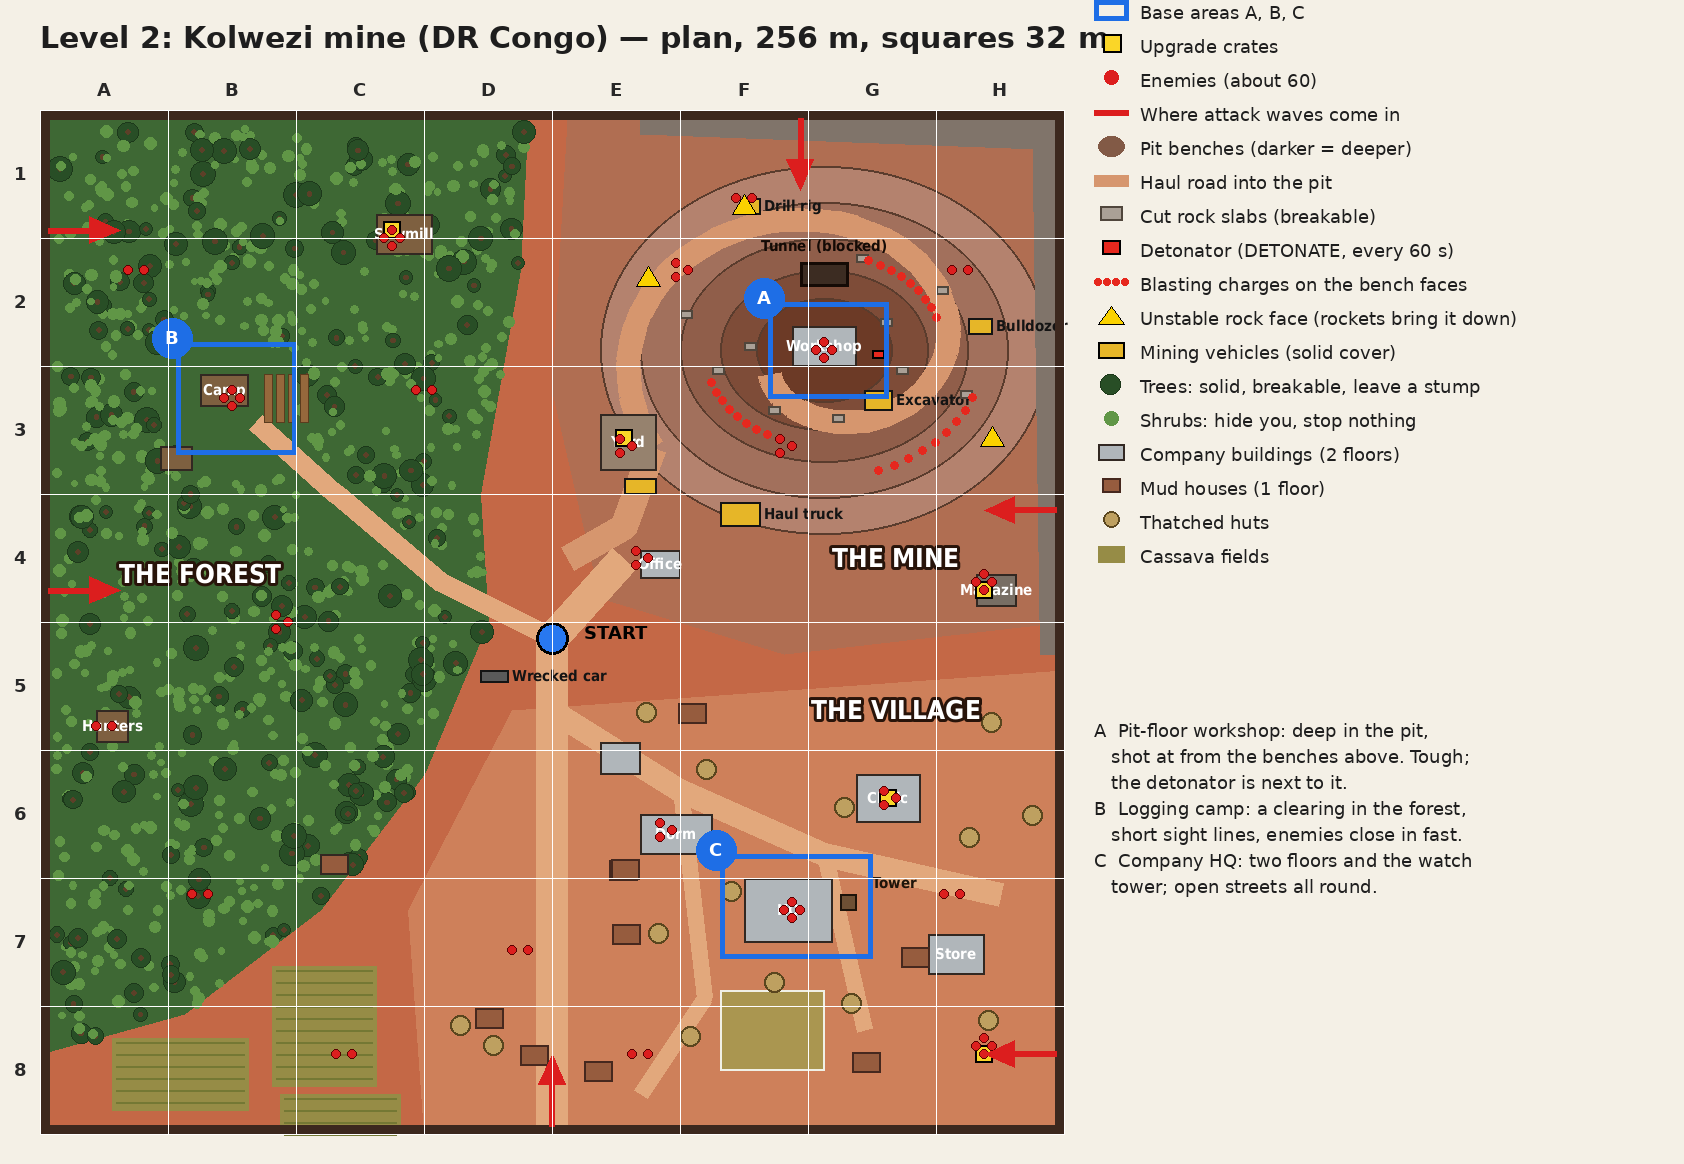

Write Python code to recreate this figure.
"""Draws the Level 2 (mining site, DR Congo) layout plan: docs/kolwezi_layout.png. 1 m = S pixels.

    python3 docs/kolwezi_layout.py
"""
import math, random, os
from PIL import Image, ImageDraw, ImageFont

S = 4                      # pixels per metre
W = 256                    # level size in metres
M = 40                     # margin for grid labels
LEG = 600                  # legend width
HEAD = 70
IMG_W, IMG_H = M + W * S + 20 + LEG, HEAD + M + W * S + 30
F = '/usr/share/fonts/truetype/dejavu/'
f_s = ImageFont.truetype(F + 'DejaVuSans.ttf', 15)
f_m = ImageFont.truetype(F + 'DejaVuSans.ttf', 18)
f_b = ImageFont.truetype(F + 'DejaVuSans-Bold.ttf', 18)
f_bs = ImageFont.truetype(F + 'DejaVuSansCondensed-Bold.ttf', 15)
f_t = ImageFont.truetype(F + 'DejaVuSans-Bold.ttf', 30)
f_xl = ImageFont.truetype(F + 'DejaVuSansCondensed-Bold.ttf', 26)

img = Image.new('RGB', (IMG_W, IMG_H), (244, 240, 230))
d = ImageDraw.Draw(img)
OX, OY = M, HEAD + M
P = lambda x, z: (OX + x * S, OY + z * S)
def R(x0, z0, x1, z1): return [*P(x0, z0), *P(x1, z1)]
rnd = random.Random(5)

LATERITE = (196, 104, 70)
LAT_DARK = (160, 80, 52)
JUNGLE = (62, 104, 52)
JUNGLE_D = (40, 78, 38)
ROCK = (128, 116, 106)

# ---------------- ground ----------------
d.rectangle(R(0, 0, W, W), fill=LATERITE)
# forest: west and north-west
forest = [P(0, 0), P(122, 0), P(120, 40), P(110, 96), P(112, 128), P(96, 166), P(70, 200), P(36, 226), P(0, 236)]
d.polygon(forest, fill=JUNGLE)
# mine area: north-east, bare rock and spoil
d.polygon([P(132, 0), P(W, 0), P(W, 128), P(186, 136), P(140, 122), P(128, 70)], fill=(176, 110, 82))

# the pit: four benches (darker = deeper), 2.5 m each, floor 10 m down
CX, CZ = 196, 60
for k, (rx, rz) in enumerate([(56, 46), (46, 37), (36, 28), (26, 20), (17, 13)]):
    sh = 150 - k * 18
    d.ellipse(R(CX - rx, CZ - rz, CX + rx, CZ + rz), fill=(sh + 30, sh - 20, sh - 40), outline=(90, 60, 45), width=2)
# haul road: from the south-west rim spiralling down to the floor
haul = []
for i in range(60):
    a = math.radians(215 - i * 6.2)      # clockwise from south-west
    rf = 52 - i * 0.62
    haul.append(P(CX + math.cos(a) * rf, CZ - math.sin(a) * rf * 0.82))
d.line([P(132, 112), P(146, 104)] + haul[:1], fill=(214, 150, 110), width=7 * S, joint='curve')
d.line(haul, fill=(214, 150, 110), width=6 * S, joint='curve')
# rock walls around the north and east edges (map boundary)
d.polygon([P(150, 0), P(W, 0), P(W, 10), P(150, 6)], fill=ROCK)
d.polygon([P(W - 8, 0), P(W, 0), P(W, 136), P(W - 6, 136)], fill=ROCK)

# village ground (packed red earth, a little lighter) south-east
d.polygon([P(118, 150), P(W, 140), P(W, W), P(96, W), P(92, 200)], fill=(206, 128, 90))
# cassava fields south-west between forest and village
for x0, z0, w, h in [(18, 232, 34, 18), (58, 214, 26, 30), (60, 246, 30, 10)]:
    d.rectangle(R(x0, z0, x0 + w, z0 + h), fill=(150, 140, 70))
    for k in range(0, h, 3):
        d.line([P(x0 + 1, z0 + k + 1), P(x0 + w - 1, z0 + k + 1)], fill=(116, 120, 52), width=2)

# trees (solid trunks, breakable) and shrubs (hide you, stop nothing)
def in_forest(x, z):
    from PIL import ImageDraw as _
    return poly_contains(forest_pts, x, z)
forest_pts = [(0, 0), (122, 0), (120, 40), (110, 96), (112, 128), (96, 166), (70, 200), (36, 226), (0, 236)]
def poly_contains(pts, x, z):
    inside = False
    for (x1, z1), (x2, z2) in zip(pts, pts[1:] + pts[:1]):
        if (z1 > z) != (z2 > z) and x < (x2 - x1) * (z - z1) / (z2 - z1) + x1:
            inside = not inside
    return inside
clear = [(46, 72, 18), (128, 132, 14)]   # logging camp clearing, start junction
def cleared(x, z):
    return any(math.hypot(x - a, z - b) < r for a, b, r in clear) or abs(z - (0.42 * x + 112) * 0 - 132) < 4 and x > 40 and False
logging_road = [(128, 132), (100, 118), (74, 96), (54, 78)]
def near_road(x, z, pts, w):
    for (x1, z1), (x2, z2) in zip(pts, pts[1:]):
        dx, dz = x2 - x1, z2 - z1
        t = max(0, min(1, ((x - x1) * dx + (z - z1) * dz) / (dx * dx + dz * dz)))
        if math.hypot(x - x1 - t * dx, z - z1 - t * dz) < w: return True
    return False
for _ in range(1200):
    x, z = rnd.uniform(4, 124), rnd.uniform(4, 236)
    if not poly_contains(forest_pts, x, z) or cleared(x, z) or near_road(x, z, logging_road, 5): continue
    if rnd.random() < 0.25:
        r = rnd.uniform(1.6, 3.2)
        d.ellipse(R(x - r, z - r, x + r, z + r), fill=JUNGLE_D, outline=(28, 56, 26))
        d.ellipse(R(x - 0.6, z - 0.6, x + 0.6, z + 0.6), fill=(92, 64, 40))
    else:
        r = rnd.uniform(0.8, 1.5)
        d.ellipse(R(x - r, z - r, x + r, z + r), fill=(96, 150, 70))

# ---------------- roads ----------------
DIRT = (226, 168, 124)
def road(pts, w, col=DIRT):
    d.line([P(*p) for p in pts], fill=col, width=int(w * S), joint='curve')
road([(128, 256), (128, 180), (128, 132)], 8)                        # main road in from the south
road([(128, 132), (146, 112)], 8)                                    # to the mine
road(logging_road, 5)                                               # logging road (forest)
road([(128, 150), (160, 170), (196, 186), (240, 196)], 6)            # village street
road([(160, 170), (166, 222), (150, 246)], 4)
road([(196, 186), (206, 230)], 4)

# ---------------- buildings ----------------
def bld(x0, z0, w, h, col, label=None, fs=None):
    d.rectangle(R(x0, z0, x0 + w, z0 + h), fill=col, outline=(50, 40, 34), width=2)
    if label: d.text(P(x0 + w / 2, z0 + h / 2), label, fill=(255, 255, 255), font=fs or f_bs, anchor='mm')
COMPANY, MUD, HUT = (176, 182, 186), (150, 92, 62), (190, 160, 96)
# village: company buildings (2 floors)
bld(176, 192, 22, 16, COMPANY, 'HQ')                  # company HQ (base C)
bld(204, 166, 16, 12, COMPANY, 'Clinic')
bld(150, 176, 18, 10, COMPANY, 'Dorm')
bld(222, 206, 14, 10, COMPANY, 'Store')
bld(140, 158, 10, 8, COMPANY)
# watch tower
d.rectangle(R(200, 196, 204, 200), fill=(110, 80, 52), outline=(30, 20, 10), width=2)
d.text(P(208, 191), 'Tower', fill=(30, 20, 10), font=f_bs)
# football pitch
d.rectangle(R(170, 220, 196, 240), fill=(170, 150, 80), outline=(240, 240, 230), width=2)
# mud houses and huts all round
for _ in range(400):
    x, z = rnd.uniform(100, 250), rnd.uniform(146, 252)
    if x < 120 and z < 190: continue
    if any(a - 3 < x < b + 3 and c - 3 < z < e + 3 for a, c, b, e in [(176, 192, 198, 208), (204, 166, 220, 178), (150, 176, 168, 186), (222, 206, 236, 216), (170, 220, 196, 240), (140, 158, 150, 166)]):
        continue
    if near_road(x, z, [(128, 256), (128, 132)], 7) or near_road(x, z, [(128, 150), (160, 170), (196, 186), (240, 196)], 6): continue
    if rnd.random() < 0.08:
        if rnd.random() < 0.5:
            d.rectangle(R(x, z, x + 7, z + 5), fill=MUD, outline=(70, 40, 30), width=2)
        else:
            d.ellipse(R(x, z, x + 5, z + 5), fill=HUT, outline=(90, 70, 30), width=2)
# forest: logging camp (base B) and sawmill
bld(40, 66, 12, 8, (126, 96, 64), 'Camp')
bld(30, 84, 8, 6, (126, 96, 64))
for k in range(4): d.rectangle(R(56 + k * 3, 66, 58 + k * 3, 78), fill=(150, 104, 60), outline=(90, 60, 30))   # log stacks
bld(84, 26, 14, 10, (126, 96, 64), 'Sawmill')
bld(14, 150, 8, 8, (126, 96, 64), 'Hunters')
bld(70, 186, 7, 5, MUD)
# mine: workshop on the pit floor (base A), site office, magazine, equipment yard
bld(188, 54, 16, 10, COMPANY, 'Workshop')
bld(150, 110, 10, 7, COMPANY, 'Office')
bld(234, 116, 10, 8, (120, 110, 100), 'Magazine')
bld(140, 76, 14, 14, (150, 130, 110), 'Yard')
# tunnel portal (blocked) on the north pit wall at floor level
d.rectangle(R(190, 38, 202, 44), fill=(60, 44, 34), outline=(20, 10, 5), width=3)
d.text(P(196, 34), 'Tunnel (blocked)', fill=(20, 10, 5), font=f_bs, anchor='mm')

# vehicles and equipment
def veh(x, z, w, h, col, label):
    d.rectangle(R(x, z, x + w, z + h), fill=col, outline=(20, 20, 20), width=2)
    d.text(P(x + w + 1, z + h / 2), label, fill=(20, 20, 20), font=f_bs, anchor='lm')
YEL = (230, 182, 40)
veh(170, 98, 10, 6, YEL, 'Haul truck')
veh(206, 70, 7, 5, YEL, 'Excavator')
veh(232, 52, 6, 4, YEL, 'Bulldozer')
veh(176, 22, 4, 4, YEL, 'Drill rig')
veh(146, 92, 8, 4, YEL, '')
veh(110, 140, 7, 3, (90, 90, 90), 'Wrecked car')
# cut rock slabs (breakable cover) in the pit
for x, z in [(182, 74), (210, 52), (176, 58), (214, 64), (198, 76), (168, 64), (224, 44), (204, 36), (160, 50), (230, 70)]:
    d.rectangle(R(x, z, x + 3, z + 2), fill=(170, 160, 150), outline=(80, 70, 60), width=2)
# blasting: detonator, charge lines on the bench faces, unstable faces
d.rectangle(R(208, 60, 211, 62), fill=(230, 40, 30), outline=(0, 0, 0), width=2)
for a0, a1, r in [(200, 250, 30), (290, 340, 40), (20, 70, 30)]:
    for a in range(a0, a1, 6):
        x, z = CX + math.cos(math.radians(a)) * r, CZ - math.sin(math.radians(a)) * r * 0.8
        d.ellipse(R(x - 1, z - 1, x + 1, z + 1), fill=(230, 40, 30))
for x, z in [(152, 42), (238, 82), (176, 24)]:
    d.polygon([P(x, z - 3), P(x + 3, z + 2), P(x - 3, z + 2)], fill=(250, 210, 0), outline=(0, 0, 0))

# boundary
d.rectangle(R(0, 0, W, W), outline=(60, 40, 30), width=10)

# ---------------- base areas ----------------
def base_area(x0, z0, x1, z1, letter):
    d.rectangle(R(x0, z0, x1, z1), outline=(30, 110, 230), width=5)
    d.ellipse(R(x0 - 6, z0 - 6, x0 + 4, z0 + 4), fill=(30, 110, 230))
    d.text(P(x0 - 1, z0 - 1), letter, fill=(255, 255, 255), font=f_b, anchor='mm')
base_area(182, 48, 212, 72, 'A')
base_area(34, 58, 64, 86, 'B')
base_area(170, 186, 208, 212, 'C')

# ---------------- crates (yellow), enemies (red), waves (arrows), start ----------------
crates = [('Ammunition', 236, 120), ('Construction', 146, 82), ('Construction', 88, 30), ('Medical', 212, 172), ('Armour', 236, 236)]
for name, x, z in crates:
    d.rectangle(R(x - 2.2, z - 2.2, x + 2.2, z + 2.2), fill=(250, 214, 40), outline=(0, 0, 0), width=2)
groups = [(196, 60, 4), (186, 84, 3), (230, 40, 2), (160, 40, 3), (236, 118, 4), (150, 112, 3), (146, 84, 3), (176, 22, 2),
          (48, 72, 4), (88, 32, 4), (24, 40, 2), (60, 128, 3), (16, 154, 2), (96, 70, 2), (40, 196, 2),
          (188, 200, 4), (212, 172, 3), (236, 234, 4), (156, 180, 3), (150, 236, 2), (228, 196, 2), (120, 210, 2), (76, 236, 2)]
for x, z, n in groups:
    for k in range(n):
        a = k * 2 * math.pi / n
        d.ellipse(R(x + math.cos(a) * 2 - 1.2, z + math.sin(a) * 2 - 1.2, x + math.cos(a) * 2 + 1.2, z + math.sin(a) * 2 + 1.2), fill=(220, 30, 30), outline=(90, 0, 0))
def arrow(x, z, dx, dz):
    x1, z1 = x + dx * 14, z + dz * 14
    d.line([P(x, z), P(x1, z1)], fill=(220, 30, 30), width=6)
    a = math.atan2(dz, dx)
    d.polygon([P(x1 + math.cos(a) * 4, z1 + math.sin(a) * 4), P(x1 + math.cos(a + 2.4) * 5, z1 + math.sin(a + 2.4) * 5), P(x1 + math.cos(a - 2.4) * 5, z1 + math.sin(a - 2.4) * 5)], fill=(220, 30, 30))
for x, z, dx, dz in [(190, 2, 0, 1), (254, 100, -1, 0), (2, 30, 1, 0), (2, 120, 1, 0), (128, 254, 0, -1), (254, 236, -1, 0)]:
    arrow(x, z, dx, dz)
d.ellipse(R(124, 128, 132, 136), fill=(40, 120, 240), outline=(0, 0, 0), width=3)
d.text(P(136, 128), 'START', fill=(0, 0, 0), font=f_b)

# zone names
for txt, x, z in [('THE MINE', 214, 112), ('THE FOREST', 40, 116), ('THE VILLAGE', 214, 150)]:
    d.text(P(x, z), txt, fill=(255, 255, 255), font=f_xl, anchor='mm', stroke_width=3, stroke_fill=(40, 20, 10))

# ---------------- grid ----------------
for i in range(9):
    d.line([P(i * 32, 0), P(i * 32, W)], fill=(255, 255, 255), width=1)
    d.line([P(0, i * 32), P(W, i * 32)], fill=(255, 255, 255), width=1)
for i in range(8):
    d.text((OX + (i * 32 + 16) * S, OY - 20), 'ABCDEFGH'[i], fill=(40, 40, 40), font=f_b, anchor='mm')
    d.text((OX - 20, OY + (i * 32 + 16) * S), str(i + 1), fill=(40, 40, 40), font=f_b, anchor='mm')

d.text((M, 20), 'Level 2: Kolwezi mine (DR Congo) — plan, 256 m, squares 32 m', fill=(30, 30, 30), font=f_t)

# ---------------- legend ----------------
LX, LY = OX + W * S + 30, OY + 10
def li(y, draw, text):
    draw(LX, y); d.text((LX + 46, y + 2), text, fill=(30, 30, 30), font=f_m)
li(0, lambda x, y: d.rectangle([x, y, x + 34, y + 20], outline=(30, 110, 230), width=5), 'Base areas A, B, C')
li(34, lambda x, y: d.rectangle([x + 9, y, x + 27, y + 18], fill=(250, 214, 40), outline=(0, 0, 0), width=2), 'Upgrade crates')
li(68, lambda x, y: d.ellipse([x + 10, y + 2, x + 24, y + 16], fill=(220, 30, 30)), 'Enemies (about 60)')
li(102, lambda x, y: d.line([x, y + 10, x + 34, y + 10], fill=(220, 30, 30), width=6), 'Where attack waves come in')
li(136, lambda x, y: d.ellipse([x + 4, y, x + 30, y + 20], fill=(130, 90, 70)), 'Pit benches (darker = deeper)')
li(170, lambda x, y: d.line([x, y + 10, x + 34, y + 10], fill=(214, 150, 110), width=12), 'Haul road into the pit')
li(204, lambda x, y: d.rectangle([x + 6, y + 2, x + 28, y + 16], fill=(170, 160, 150), outline=(80, 70, 60), width=2), 'Cut rock slabs (breakable)')
li(238, lambda x, y: d.rectangle([x + 8, y + 2, x + 26, y + 16], fill=(230, 40, 30), outline=(0, 0, 0), width=2), 'Detonator (DETONATE, every 60 s)')
li(272, lambda x, y: [d.ellipse([x + k * 9, y + 6, x + k * 9 + 7, y + 13], fill=(230, 40, 30)) for k in range(4)], 'Blasting charges on the bench faces')
li(306, lambda x, y: d.polygon([(x + 17, y), (x + 30, y + 18), (x + 4, y + 18)], fill=(250, 210, 0), outline=(0, 0, 0)), 'Unstable rock face (rockets bring it down)')
li(340, lambda x, y: d.rectangle([x + 4, y + 2, x + 30, y + 18], fill=YEL, outline=(0, 0, 0), width=2), 'Mining vehicles (solid cover)')
li(374, lambda x, y: d.ellipse([x + 6, y, x + 26, y + 20], fill=JUNGLE_D, outline=(28, 56, 26)), 'Trees: solid, breakable, leave a stump')
li(408, lambda x, y: d.ellipse([x + 10, y + 3, x + 24, y + 17], fill=(96, 150, 70)), 'Shrubs: hide you, stop nothing')
li(442, lambda x, y: d.rectangle([x + 4, y + 2, x + 30, y + 18], fill=COMPANY, outline=(50, 40, 34), width=2), 'Company buildings (2 floors)')
li(476, lambda x, y: d.rectangle([x + 8, y + 2, x + 26, y + 16], fill=MUD, outline=(70, 40, 30), width=2), 'Mud houses (1 floor)')
li(510, lambda x, y: d.ellipse([x + 9, y + 1, x + 25, y + 17], fill=HUT, outline=(90, 70, 30), width=2), 'Thatched huts')
li(544, lambda x, y: d.rectangle([x + 4, y + 2, x + 30, y + 18], fill=(150, 140, 70)), 'Cassava fields')

notes = [
    'A  Pit-floor workshop: deep in the pit,',
    '   shot at from the benches above. Tough;',
    '   the detonator is next to it.',
    'B  Logging camp: a clearing in the forest,',
    '   short sight lines, enemies close in fast.',
    'C  Company HQ: two floors and the watch',
    '   tower; open streets all round.',
]
for i, t in enumerate(notes):
    d.text((LX, LY + 600 + i * 26), t, fill=(30, 30, 30), font=f_m)

img.save(os.path.join(os.path.dirname(__file__), 'kolwezi_layout.png'))
print('saved')
